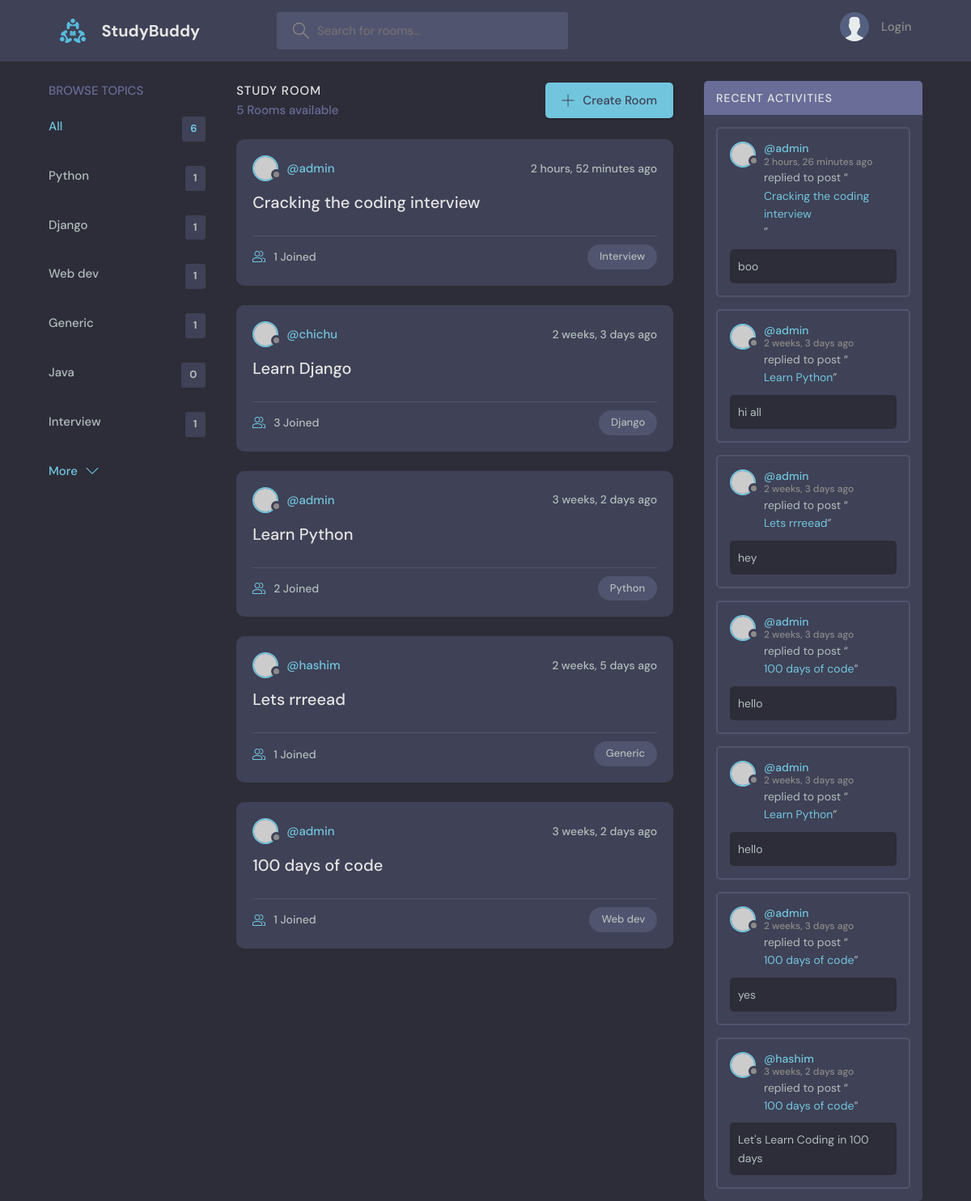
Before: / with the older database file.
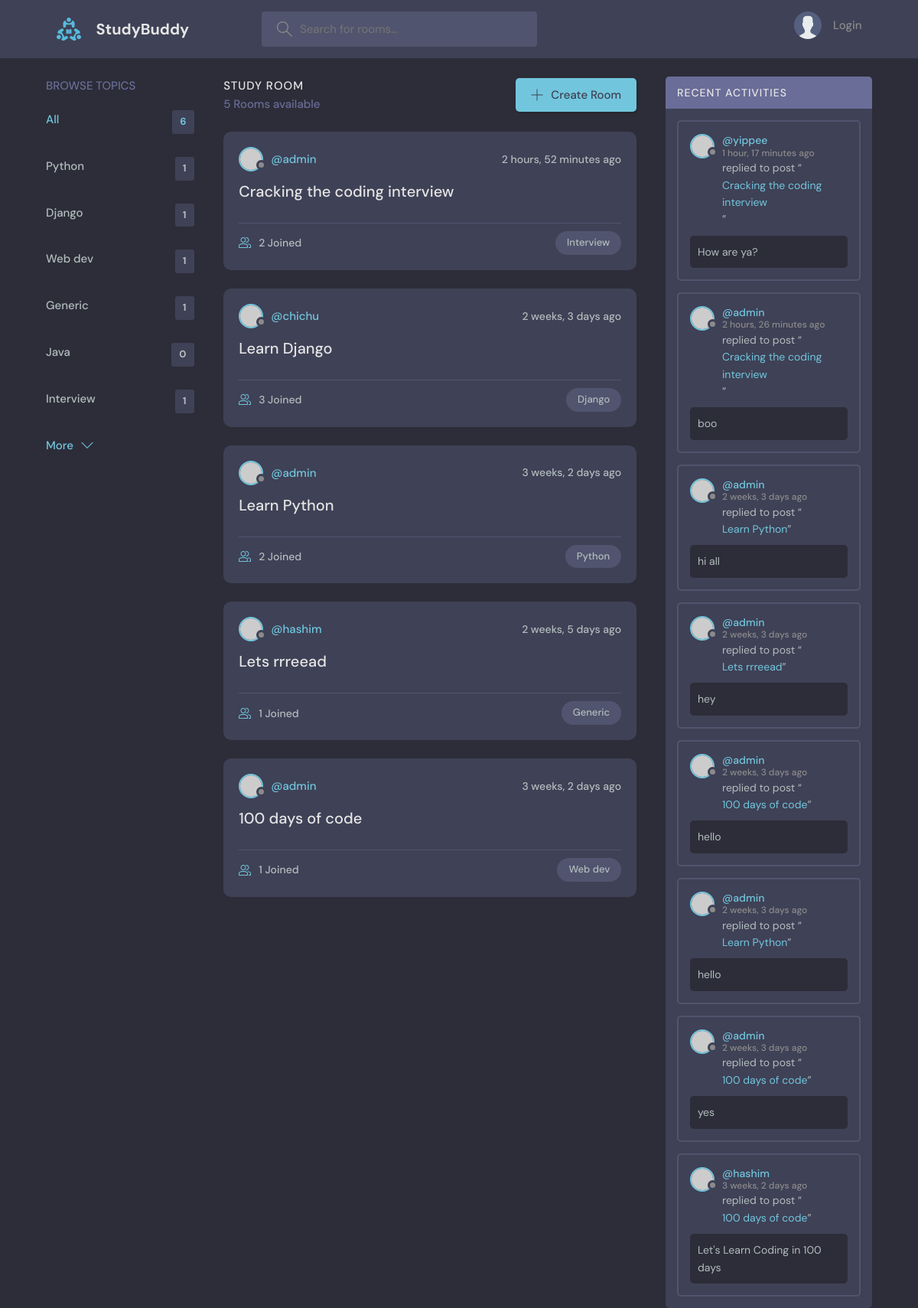
After: the same page with the newer database file.
### base/models.py (models this page shows, shortened)
class Topic(models.Model):
    name = models.CharField(max_length=200)

class Room(models.Model):
    host = models.ForeignKey(User, on_delete=models.SET_NULL, null=True)
    topic = models.ForeignKey(Topic, on_delete=models.SET_NULL, null=True)
    name = models.CharField(max_length=200)
    description = models.TextField(null=True, blank=True)  # it can be blank
    participants=models.ManyToManyField(User,related_name='participants',blank=True)
    updated = models.DateTimeField(auto_now=True)
    created = models.DateTimeField(auto_now_add=True)
    class Meta:
        ordering=['-updated','-created']
    def __str__(self):
        return self.name

class Message(models.Model):
    user = models.ForeignKey(User, on_delete=models.CASCADE)
    room = models.ForeignKey(Room, on_delete=models.CASCADE)
    body = models.TextField()
    updated = models.DateTimeField(auto_now=True)
    created = models.DateTimeField(auto_now_add=True)
    class Meta:
        ordering=['-updated','-created']

### base/views.py (the view)
# urls.py: path('', views.home, name='home'),
def home(request):
    q = request.GET.get('q') if request.GET.get('q') else ''
    rooms = Room.objects.filter(Q(topic__name__icontains=q)
                                | Q(name__icontains=q)
                                | Q(description__icontains=q))  # get all rooms from the database
    topics = Topic.objects.all()
    room_count = rooms.count()
    room_messages = Message.objects.filter(Q(room__topic__name__icontains=q))
    context = {'rooms': rooms, 'topics': topics,
               'room_count': room_count, 'room_messages': room_messages}
    return render(request, 'base/home.html', context)

### base/templates/base/home.html (shortened to what this page needs)
{% extends 'main.html' %}
{% block content %}
<main class="layout layout--3">
  <div class="container">
    {% include 'base/topics_component.html' %}
    <div class="roomList">
      <div class="roomList__header">
        <div>
          <h2>Study Room</h2>
          <p>{{room_count}} Rooms available</p>
        </div>
        <a class="btn btn--main" href="{% url 'create-room' %}">
          <svg
            version="1.1"
            xmlns="http://www.w3.org/2000/svg"
            width="32"
            height="32"
            viewBox="0 0 32 32"
          >
            <title>add</title>
            <path
              d="M16.943 0.943h-1.885v14.115h-14.115v1.885h14.115v14.115h1.885v-14.115h14.115v-1.885h-14.115v-14.115z"
            ></path>
          </svg>
          Create Room
        </a>
      </div>
     {% include 'base/feed_component.html' %}
    </div>
    {% include 'base/activity_component.html' %}
  </div>
</main>
{% endblock %}

### base/templates/base/topics_component.html
    <div class="topics">
      <div class="topics__header">
        <h2>Browse Topics</h2>
      </div>
      <ul class="topics__list">
        <li>
          <a href="{% url 'home' %}" class="active">All <span>{{topics.count}}</span></a>
        </li>
        {% for topic in topics %}
        <li>
          <a href="{% url 'home' %}?q={{topic.name}}">{{topic.name}} <span>{{topic.room_set.all.count}}</span></a>
        </li>
        {% endfor %}
      <a class="btn btn--link" href="{% url 'topics' %}">
        More
        <svg
          version="1.1"
          xmlns="http://www.w3.org/2000/svg"
          width="32"
          height="32"
          viewBox="0 0 32 32"
        >
          <title>chevron-down</title>
          <path d="M16 21l-13-13h-3l16 16 16-16h-3l-13 13z"></path>
        </svg>
      </a>
    </div>

### base/templates/base/feed_component.html (shortened to what this page needs)
{% for room in rooms %}
<div class="roomListRoom">
  <div class="roomListRoom__header">
    <a href="{% url 'user-profile' room.host.id %}" class="roomListRoom__author">
      <div class="avatar avatar--small">
        <img src="https://randomuser.me/api/portraits/women/11.jpg" />
      </div>
      <span>@{{room.host.username}}</span>
    </a>
    <div class="roomListRoom__actions">
      <span>{{room.created |timesince}} ago</span>
    </div>
  </div>
  <div class="roomListRoom__content">
    <a href="{% url 'room' room.id  %}">{{room.name}}</a>
  </div>
  <div class="roomListRoom__meta">
    <a href="room.html" class="roomListRoom__joined">
      {{room.participants.all.count}} Joined
    </a>
    <p class="roomListRoom__topic">{{room.topic.name}}  </p>
  </div>
</div>
{% endfor %}

### base/templates/base/activity_component.html (shortened to what this page needs)
<div class="activities">
  <div class="activities__header">
    <h2>Recent Activities</h2>
  </div>
  {% for message in room_messages %}
  <div class="activities__box">
    <div class="activities__boxHeader roomListRoom__header">
      <a href="{% url 'user-profile' message.user.id %}" class="roomListRoom__author">
        <div class="avatar avatar--small">
          <img src="https://randomuser.me/api/portraits/women/11.jpg" />
        </div>
        <p>
          @{{message.user}}
          <span>{{message.created| timesince}} ago</span>
        </p>
      </a>
    </div>
    <div class="activities__boxContent">
      <p>
        replied to post “<a href="{% url 'room' message.room.id %}">{{message.room}}</a
        >”
      </p>
      <div class="activities__boxRoomContent">
          {{message.body}}
      </div>
    </div>
  </div>
  {% endfor %}
</div>

Changed rows visible on the page:
computed for Room "Cracking the coding interview": participants.all.count "1" → "2"
added Message: user "yippee", created "1 hour, 17 minutes", room "Cracking the coding interview", body "How are ya?"
